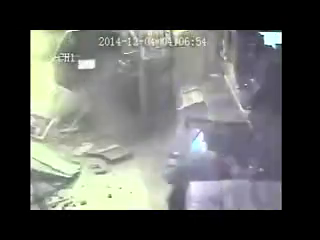
#> input picture frame 396 of Lab Rosani/VideoMotion/Input/burglar1.mp4, 320 x 240 px, given in place of foreman_cif.mov, which was not available
$ python opticalFlow.py
#> lines starting #> are read from the running program, lines starting #| are printed output that depends on the picture
#
#  opticalFlow.py
#
#  Created by Francesco Fiorelli on 17/12/2020.
#  Copyright © 2020 Francesco Fiorelli. All rights reserved.
#

import numpy as np
import imutils
import cv2
import sys
import os
from tqdm import tqdm

def read_video_optical(videopath):
    '''
    Parameter:
    - videopath - video path to read

    Return video, width, height, fps, num_frame
    '''

    #Opening the video and preparing the output
    video = cv2.VideoCapture(videopath)

    #Video info
    width = int(video.get(cv2.CAP_PROP_FRAME_WIDTH))
    height = int(video.get(cv2.CAP_PROP_FRAME_HEIGHT))
    fps = int(video.get(cv2.CAP_PROP_FPS))
    total_frame = int(video.get(cv2.CAP_PROP_FRAME_COUNT))

    if not video.isOpened():
        print("Cloud not open the video")
#        exit()

    return video, width, height, fps, total_frame

def save_video_optical(outpath, width, height, fps, displayHeight, live):
    '''
    Parameter:
    - outpath - Path to the folder where the files will be saved
    - width - Width of the video
    - fps - FPS of the video

    Return video_encoded
    '''

    #Output info
    outpath = os.path.join(outpath, "OpticalFlow")
    os.makedirs(outpath, exist_ok=True)
    save_path_encoded = os.path.join(outpath, "OpticalFlow.avi")
    fourcc = cv2.VideoWriter_fourcc(*'MJPG')

    if live:
        width = int(width * (displayHeight/height))
        height = displayHeight
        save_path_encoded = os.path.join(outpath, "LiveOpticalFlow.avi")

    #Opening output stream
    video_encoded = cv2.VideoWriter(save_path_encoded, fourcc, fps, (width,height))

    return video_encoded

def liveOpticalFlow(video, blockSize, output, displayHeight, show=True, save=False, live=False, dense=False):
    """
    Parameter:
    - video - Video input
    - blockSize - Size of the blocks into which the image is divided (Default: 16)
    - output - Video output
    - displayHeight - Size of the height of the image, use to resize
    - show - If set to True, show th video during processing
    - save - If set to True, save the video
    - live - If set to True, use the camera of the computer
    - dense - Is set to True, use the dense opticalFlow

    Return frame - with opticalFlow vector draw
    """
#> called with blockSize = 16, displayHeight = 480, show = True, save = True, live = False, dense = False

    num_frame = 0

    #Use to show the progress bar
    print("\033[93m")
    if live:
        pbar = tqdm(total=0, desc="Live OpticalFlow")
    else:
        total_frame = int(video.get(cv2.CAP_PROP_FRAME_COUNT))
        pbar = tqdm(total=total_frame, desc="Video OpticalFlow")

    while(video.isOpened()):
        pbar.update(1)
        ret, frame = video.read()
#> frame is the input picture: shape (240, 320, 3); mean B, G, R 92.8, 95.5, 94

        if ret == False: #Breaks the loop if we have run out of frames
            break

        if live:
            frame = imutils.resize(frame, height=displayHeight)

        frame_BW = cv2.cvtColor(frame, cv2.COLOR_BGR2GRAY) #Use Gray Color
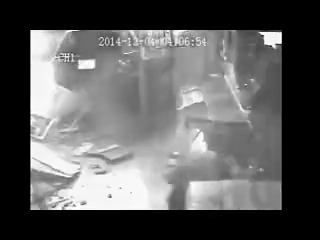
#> frame_BW: shape (240, 320); min 0, max 255, mean 94.8

        if num_frame == 0:
            prev_frame = frame_BW
        else:
            flow = cv2.calcOpticalFlowFarneback(prev_frame, frame_BW, None, 0.5, 3, 15, 3, 5, 1.2, 0) #	InputArray prev, InputArray next, InputOutputArray flow, pyr_scale, levels, winsize, iterations, poly_n, poly_sigma, flags
            prev_frame = frame_BW

            if dense:
                magnitude, angle = cv2.cartToPolar(flow[:, :, 0], flow[:, :, 1])
                frame[:, :, 0] = angle * 180 / np.pi / 2
                frame[:, :, 1] = 255
                frame[:, :, 2] = cv2.normalize(magnitude, None, 0, 255, cv2.NORM_MINMAX)
                frame = cv2.cvtColor(frame, cv2.COLOR_HSV2BGR) #Use Gray Color
            else:
                frame = showFlow(frame_BW, flow, blockSize)

            if save:
                output.write(frame)
                cv2.imwrite(f"ThreeStepSearch/draw_frame_{num_frame}.png", frame)

            if show:
                cv2.imshow('Optical Flow', frame)
                key = cv2.waitKey(10)
                if key == 27:
                    break

        num_frame += 1

    pbar.close()
    print("\033[0m")
    video.release()
    output.release()
    cv2.destroyAllWindows()

def showFlow(frame, flow, blockSize=16):
    """
    Parameter:
    - frame - Frame of the video
    - flow - opticalFlow of the frame
    - blockSize - Size of the blocks into which the image is divided (Default: 16)

    Return - frame, with opticalFlow vector draw
    """

    color = (0, 255, 0)
    color2 = (255, 0, 0)
    height, width = frame.shape

    #Crea una griglia, con punti centrati in blocchi da dimensione stepSize*stepSize, e separo le coordinate y e x
    y, x = np.mgrid[blockSize/2:height:blockSize, blockSize/2:width:blockSize].reshape(2, -1).astype(int)
    flowX, flowY = flow[y, x].T

    #Ragguppo per ogni punto le sue coordinate con le coordinate del flusso, e faccio un reshape per ottenere una struttura del tipa [[x,y][x+flowX, y+flowY]]
    lines = np.vstack([x, y, x + flowX, y + flowY]).T.reshape(-1, 2, 2)
    lines = np.int32(lines + 0.5) #Per far vedere di più il flusso di movimento

    frame = cv2.cvtColor(frame, cv2.COLOR_GRAY2BGR)

    #Disegno le linee
    cv2.polylines(frame, lines, 0, color)
    #Disegno i punti che rappresentano il centro dei blocchi
    for (x, y), (xFlow, yFlow) in lines:
        cv2.circle(frame, (x, y), 1, color2, -1) #Thickness = -1, use to create dot

    return frame


def main(videopath, outpath, blockSize, displayHeight=640, show=True, save=False, live=False, dense=False):
    """
    Main function

    Parameter:
    - videopath - Path of the video to be encoded
    - outpath - Path of the folder where the result is to be saved
    - blockSize - Size of the blocks into which the image is divided (Default: 16)
    - displayHeight - Size of the height of the image, use to resize only in live
    - show - If set to True, show th video during processing
    - save - If set to True, save the video
    - live - If set to True, use the camera of the computer
    - dense - Is set to True, use the dense opticalFlow
    """

    video_encoded = None

    if live:
        videopath = 0

    video, width, height, fps, total_frame = read_video_optical(videopath)
    if save:
        video_encoded = save_video_optical(outpath, width, height, fps, displayHeight, live)

    liveOpticalFlow(video, blockSize, video_encoded, displayHeight, show, save, live, dense)


if __name__ == '__main__':

    videopath = "Input/foreman_cif.mov"
    outpath = "Output"
    blockSize = 16

    main(videopath, outpath, blockSize, displayHeight=480, show=True, save=True, live=False, dense=False)

$ run again, starting later in the video
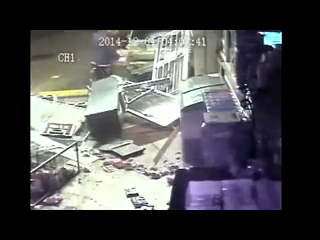
#> input picture frame 1786 of Lab Rosani/VideoMotion/Input/burglar1.mp4, 320 x 240 px, given in place of foreman_cif.mov, which was not available
#> in liveOpticalFlow, frame is the input picture: shape (240, 320, 3); mean B, G, R 81.1, 79.5, 79.4
#> in liveOpticalFlow, `frame_BW = cv2.cvtColor(frame, cv2.COLOR_BGR2GRAY)`:
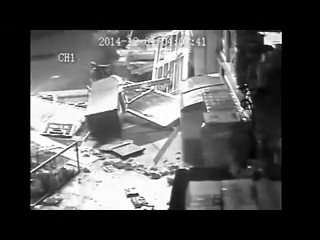
#> frame_BW: shape (240, 320); min 0, max 255, mean 79.6

$ run again, starting later in the video
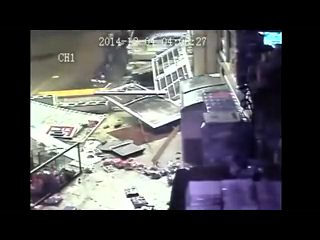
#> input picture frame 3175 of Lab Rosani/VideoMotion/Input/burglar1.mp4, 320 x 240 px, given in place of foreman_cif.mov, which was not available
#> in liveOpticalFlow, frame is the input picture: shape (240, 320, 3); mean B, G, R 79, 76.2, 76.6
#> in liveOpticalFlow, `frame_BW = cv2.cvtColor(frame, cv2.COLOR_BGR2GRAY)`:
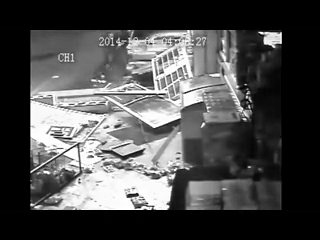
#> frame_BW: shape (240, 320); min 0, max 255, mean 76.6
